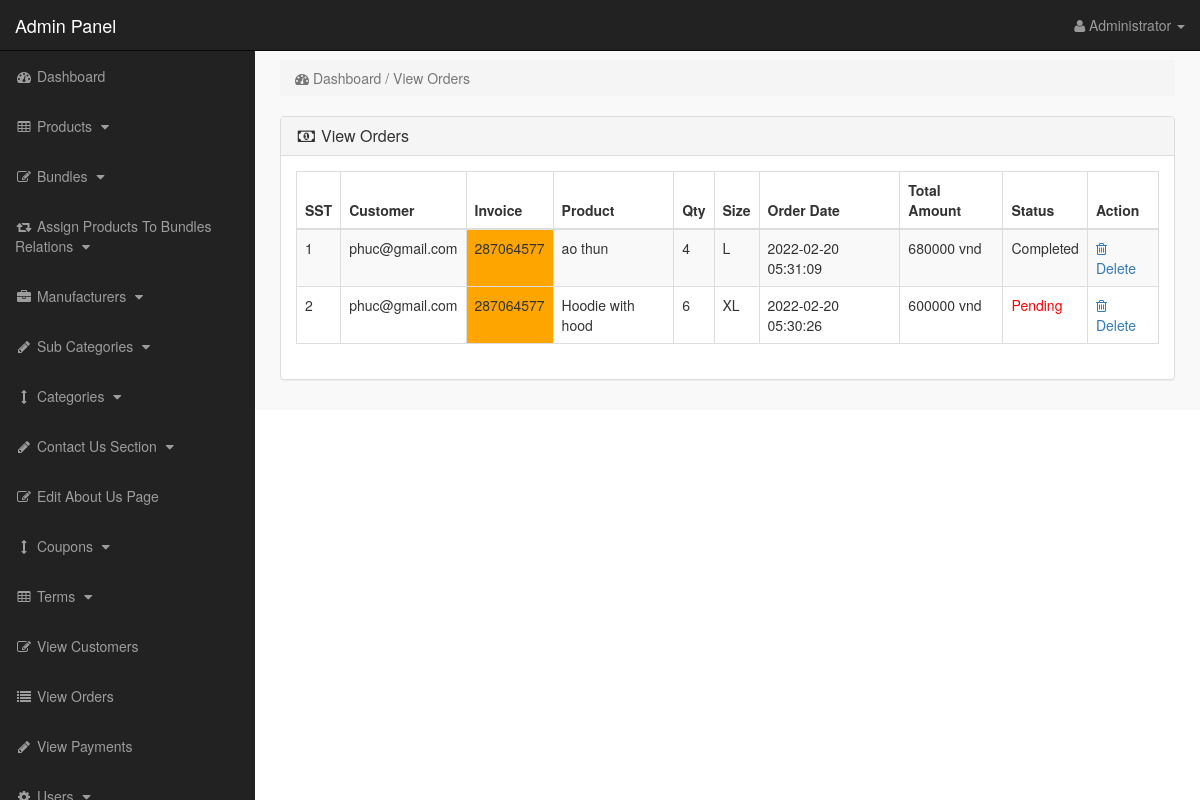
Screenshot of /admin_area/index.php?view_orders (signed in) with the database file from the repository.
### tables this page shows
CREATE TABLE `pending_orders` (
  `order_id` int(10) NOT NULL,
  `customer_id` int(10) NOT NULL,
  `invoice_no` int(10) NOT NULL,
  `product_id` text NOT NULL,
  `qty` int(10) NOT NULL,
  `size` text NOT NULL,
  `order_status` text NOT NULL
);

CREATE TABLE `customers` (
  `customer_id` int(10) NOT NULL,
  `customer_name` varchar(255) NOT NULL,
  `customer_email` varchar(255) NOT NULL,
  `customer_pass` varchar(255) NOT NULL,
  `customer_country` text NOT NULL,
  `customer_city` text NOT NULL,
  `customer_contact` varchar(255) NOT NULL,
  `customer_address` text NOT NULL,
  `customer_image` text NOT NULL,
  `customer_ip` varchar(255) NOT NULL,
  `customer_confirm_code` text NOT NULL
);

CREATE TABLE `products` (
  `product_id` int(10) NOT NULL,
  `p_cat_id` int(10) NOT NULL,
  `cat_id` int(10) NOT NULL,
  `manufacturer_id` int(10) NOT NULL,
  `date` timestamp NOT NULL DEFAULT current_timestamp() ON UPDATE current_timestamp(),
  `product_title` text NOT NULL,
  `product_url` text NOT NULL,
  `product_img1` text NOT NULL,
  `product_img2` text NOT NULL,
  `product_img3` text NOT NULL,
  `product_price` int(10) NOT NULL,
  `product_psp_price` int(100) NOT NULL,
  `product_desc` text NOT NULL,
  `product_features` text NOT NULL,
  `product_video` text NOT NULL,
  `product_keywords` text NOT NULL,
  `product_label` text NOT NULL,
  `status` varchar(255) NOT NULL
);

CREATE TABLE `customer_orders` (
  `order_id` int(10) NOT NULL,
  `customer_id` int(10) NOT NULL,
  `due_amount` int(100) NOT NULL,
  `invoice_no` int(100) NOT NULL,
  `qty` int(10) NOT NULL,
  `size` text NOT NULL,
  `order_date` timestamp NOT NULL DEFAULT current_timestamp() ON UPDATE current_timestamp(),
  `order_status` text NOT NULL
);

### admin_area/view_orders.php (the view)
<?php
if(!isset($_SESSION['admin_email'])){
echo "<script>window.open('login.php','_self')</script>";
}
else {
?>
<div class="row">
<div class="col-lg-12">
<ol class="breadcrumb">
<li class="active">
<i class="fa fa-dashboard"></i> Dashboard / View Orders
</li>
</ol>
</div>
</div>
<div class="row">
<div class="col-lg-12">
<div class="panel panel-default">
<div class="panel-heading">
<h3 class="panel-title">
<i class="fa fa-money fa-fw"></i> View Orders
</h3>
</div>
<div class="panel-body">
<div class="table-responsive">
<table class="table table-bordered table-hover table-striped">
<thead>
<tr>
<th>SST</th>
<th>Customer</th>
<th>Invoice</th>
<th>Product</th>
<th>Qty</th>
<th>Size</th>
<th>Order Date</th>
<th>Total Amount</th>
<th>Status</th>
<th>Action</th>
</tr>
</thead>
<tbody>
<?php
$i = 0;
$get_orders = "select * from pending_orders";
$run_orders = mysqli_query($con,$get_orders);
while ($row_orders = mysqli_fetch_array($run_orders)) {
$order_id = $row_orders['order_id'];
$c_id = $row_orders['customer_id'];
$invoice_no = $row_orders['invoice_no'];
$product_id = $row_orders['product_id'];
$qty = $row_orders['qty'];
$size = $row_orders['size'];
$order_status = $row_orders['order_status'];
$get_products = "select * from products where product_id='$product_id'";
$run_products = mysqli_query($con,$get_products);
$row_products = mysqli_fetch_array($run_products);
$product_title = $row_products['product_title'];
$i++;
?>
<tr>
<td><?php echo $i; ?></td>
<td>
<?php
$get_customer = "select * from customers where customer_id='$c_id'";
$run_customer = mysqli_query($con,$get_customer);
$row_customer = mysqli_fetch_array($run_customer);
$customer_email = $row_customer['customer_email'];
echo $customer_email;
 ?>
 </td>
<td bgcolor="orange" ><?php echo $invoice_no; ?></td>
<td><?php echo $product_title; ?></td>
<td><?php echo $qty; ?></td>
<td><?php echo $size; ?></td>
<td>
<?php
$get_customer_order = "select * from customer_orders where order_id='$order_id'";
$run_customer_order = mysqli_query($con,$get_customer_order);
$row_customer_order = mysqli_fetch_array($run_customer_order);
$order_date = $row_customer_order['order_date'];
$due_amount = $row_customer_order['due_amount'];
echo $order_date;
?>
</td>
<td><?php echo $due_amount; ?> vnd</td>
<td>
<?php
if($order_status=='pending'){
echo $order_status='<div style="color:red;">Pending</div>';
}
else{
echo $order_status='Completed';
}
?>
</td>
<td>
<a href="index.php?order_delete=<?php echo $order_id; ?>" >
<i class="fa fa-trash-o" ></i> Delete
</a>
</td>
</tr>
<?php } ?>
</tbody>
</table>
</div>
</div>
</div>
</div>
</div>
<?php } ?>

### admin_area/includes/sidebar.php (shortened to what this page needs)
<?php
if(!isset($_SESSION['admin_email'])){
echo "<script>window.open('login.php','_self')</script>";
}
else {
?>
<nav class="navbar navbar-inverse navbar-fixed-top" >
<div class="navbar-header" >
<a class="navbar-brand" href="index.php?dashboard" >Admin Panel</a>
</div>
<ul class="nav navbar-right top-nav" >
<li class="dropdown" >
<a href="#" class="dropdown-toggle" data-toggle="dropdown" >
<i class="fa fa-user" ></i>
<?php echo $admin_name; ?> <b class="caret" ></b>
</a>
</li>
</ul>
<div class="collapse navbar-collapse navbar-ex1-collapse">
<ul class="nav navbar-nav side-nav">
<li>
<a href="index.php?dashboard">
<i class="fa fa-fw fa-dashboard"></i> Dashboard
</a>
</li>
<li>
<a href="#" data-toggle="collapse" data-target="#products">
<i class="fa fa-fw fa-table"></i> Products
<i class="fa fa-fw fa-caret-down"></i>
</a>
</li>
<li>
<a href="#" data-toggle="collapse" data-target="#bundles">
<i class="fa fa-fw fa-edit"></i> Bundles
<i class="fa fa-fw fa-caret-down"></i>
</a>
</li>
<li>
<a href="#" data-toggle="collapse" data-target="#relations">
<i class="fa fa-fw fa-retweet"></i> Assign Products To Bundles Relations
<i class="fa fa-fw fa-caret-down"></i>
</a>
</li>
<li>
<a href="#" data-toggle="collapse" data-target="#manufacturers">
<i class="fa fa-fw fa-briefcase"></i> Manufacturers
<i class="fa fa-fw fa-caret-down"></i>
</a>
</li>
<li>
<a href="#" data-toggle="collapse" data-target="#p_cat">
<i class="fa fa-fw fa-pencil"></i> Sub Categories
<i class="fa fa-fw fa-caret-down"></i>
</a>
</li>
<li>
<a href="#" data-toggle="collapse" data-target="#cat">
<i class="fa fa-fw fa-arrows-v"></i> Categories
<i class="fa fa-fw fa-caret-down"></i>
</a>
</li>
<li>
<a href="#" data-toggle="collapse" data-target="#contact_us">
<i class="fa fa-fw fa-pencil"> </i> Contact Us Section
<i class="fa fa-fw fa-caret-down"></i>
</a>
</li>
<li>
<a href="index.php?edit_about_us">
<i class="fa fa-fw fa-edit"></i> Edit About Us Page
</a>
</li>
<li>
<a href="#" data-toggle="collapse" data-target="#coupons">
<i class="fa fa-fw fa-arrows-v"></i> Coupons
<i class="fa fa-fw fa-caret-down"></i>
</a>
</li>
<li>
<a href="#" data-toggle="collapse" data-target="#terms" >
<i class="fa fa-fw fa-table"></i> Terms
<i class="fa fa-fw fa-caret-down"></i>
</a>
</li>
<li>
<a href="index.php?view_customers">
<i class="fa fa-fw fa-edit"></i> View Customers
</a>
</li>
<li>
<a href="index.php?view_orders">
<i class="fa fa-fw fa-list"></i> View Orders
</a>
</li>
<li>
<a href="index.php?view_payments">
<i class="fa fa-fw fa-pencil"></i> View Payments
</a>
</li>
<li>
<a href="#" data-toggle="collapse" data-target="#users">
<i class="fa fa-fw fa-gear"></i> Users
<i class="fa fa-fw fa-caret-down"></i>
</a>
</li>
</ul>
</div>
</nav>
<?php } ?>

### admin_area/css/style.css (style rules this page uses)
body { margin-top:100px; }
@media (min-width: 768px) { body { margin-top:50px; } }
.top-nav { padding:0 15px; }
.top-nav>li { display:inline-block; float:left; }
.top-nav>li>a { padding-top:15px; padding-bottom:15px; line-height:20px; color:#999; }
@media (min-width: 768px) { .side-nav { position:fixed; top:51px; width:255px; border-radius:0; overflow-y:auto; background-color: #222; bottom:0; overflow-x:hidden; padding-bottom:40px; } }
@media (min-width: 768px) { .side-nav>li>a { width:255px; } }
.panel-body { border-radius:5px; }

### rows the page displays
pending_orders: customer.customer_email "phuc@gmail.com", invoice_no "287064577", product.product_title "ao thun", qty "4", size "L", customer_orders.order_date "2022-02-20 05:31:09", customer_orders.due_amount "680000"
pending_orders: customer.customer_email "phuc@gmail.com", invoice_no "287064577", product.product_title "Hoodie with hood", qty "6", size "XL", customer_orders.order_date "2022-02-20 05:30:26", customer_orders.due_amount "600000", order_status "Pending"

### other values shown
$admin_name "Administrator"
